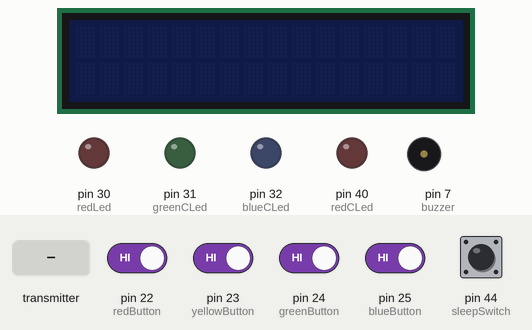
Recording of a sketch running on a simulated Arduino Mega 2560, built with avr-gcc and run on an emulated ATmega2560. Shown: 16×2 character LCD, output pins drawn as LEDs (lit = HIGH), buzzer (waves = sounding). Dashed ring = blinking. The inputs (shaded band) are chosen by the test bench; at power-on: pin 22 (redButton), pin 23 (yellowButton), pin 24 (greenButton), pin 25 (blueButton), pin 44 (sleepSwitch) HIGH. No radio packets arrive unless stated; what the sketch prints to the serial monitor is not drawn.

Above: at 1.7 s.
1.8 s: pin 44 (sleepSwitch) pulled LOW for 0.15 s
3.4 s: pin 44 (sleepSwitch) pulled LOW for 1 s
At 4.2 s:
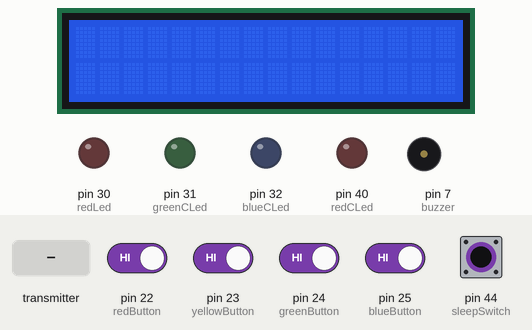
5.9 s: pin 22 (redButton) driven LOW and pin 23 (yellowButton) driven LOW and pin 24 (greenButton) driven LOW and pin 25 (blueButton) driven LOW and pin 44 (sleepSwitch) driven LOW
At 6.35 s:
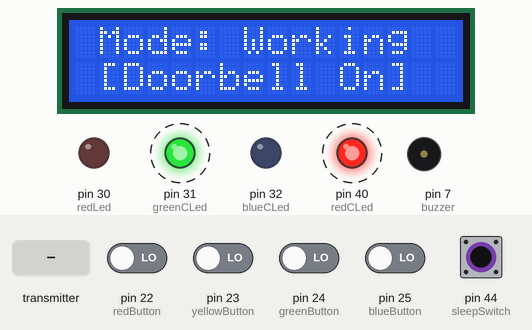
8.1 s: pin 44 (sleepSwitch) driven HIGH
At 8.9 s:
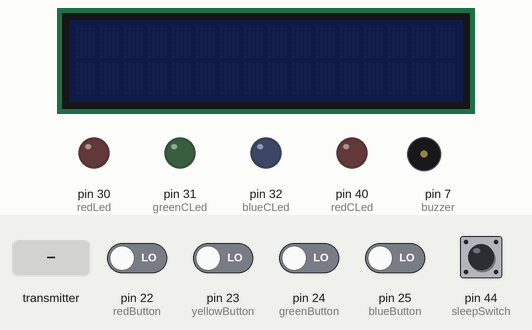
9.6 s: pin 44 (sleepSwitch) driven LOW
At 10.28 s:
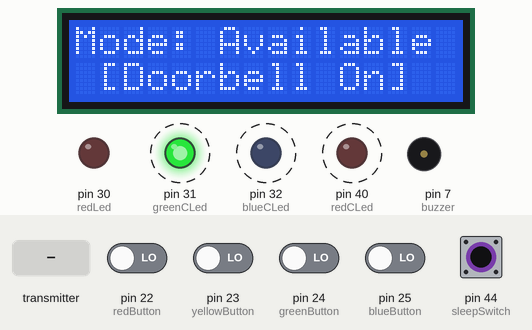
12.6 s: the transmitter starts sending doorbellSetting.0 = 1
At 13.4 s:
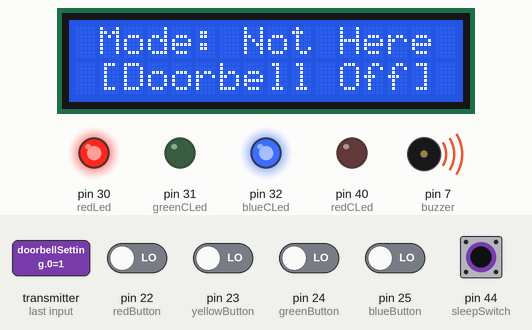
Timing chart, 0 to 16.0 s (numbered marks = the images above; inputs shaded):
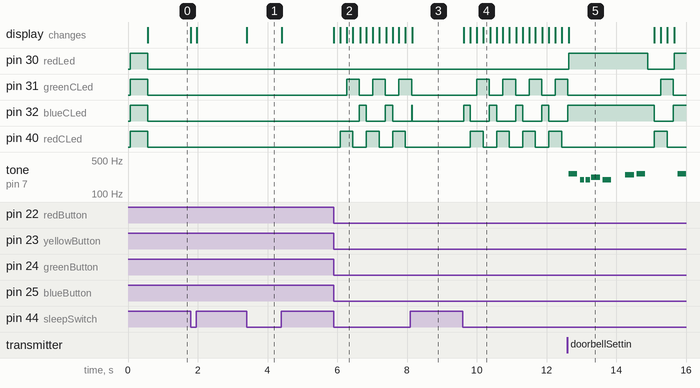

Measured:
- after the input at 3.4 s, the display: changes at once (image 1)
- after the input at 5.9 s, pin 31 (greenCLed): alternates HIGH for 0.37 s and LOW for 0.39 s, starting after 0.37 s; pin 32 (blueCLed): alternates HIGH for 0.20 s and LOW for 0.55 s, starting after 0.73 s
- after the input at 8.1 s, pin 31 (greenCLed): goes on until 8.1 s, then stays LOW; pin 40 (redCLed): stops changing and stays LOW; the display: changes after 0.06 s (image 3)
- after the input at 9.6 s, pin 31 (greenCLed): alternates HIGH for 0.37 s and LOW for 0.39 s, starting after 0.40 s; pin 32 (blueCLed): alternates HIGH for 0.20 s and LOW for 0.55 s, starting at once; pin 40 (redCLed): alternates HIGH for 0.37 s and LOW for 0.39 s, starting after 0.22 s; the display: first changes at once (image 4 shows a later state)
- after the input at 12.6 s, pin 30 (redLed): LOW → HIGH at once, → LOW 2.3 s later, → HIGH 0.75 s later; tone on pin 7 (buzzer): plays 262 Hz for 0.25 s, 196 Hz for 0.13 s, 196 Hz for 0.13 s, 220 Hz for 0.25 s, 196 Hz for 0.25 s, 247 Hz for 0.25 s … (8 notes in this stretch), starting at once

The sketch:

Updated_Remote_Code.ino
```cpp
//REMOTE CODE
/*UPDATES:
    Sleep Mode
    Radio Transceiver Acknowledgements
*/

#include <SPI.h> //2.0 Additions (Libraries)
#include <nRF24L01.h>
#include <RF24.h>

#include <Wire.h> //LCD Screen Libraries
#include <LiquidCrystal_I2C.h>
LiquidCrystal_I2C lcd(0x27, 16, 2); // set the LCD address to 0x27 for a 16 chars and 2 line display

#include "pitches.h"
int melody[] = {NOTE_C4, NOTE_G3, NOTE_G3, NOTE_A3, NOTE_G3, 0, NOTE_B3, NOTE_C4};
int noteDurations[] = {4, 8, 8, 4, 4, 4, 4, 4};

RF24 radio(9, 8);

int availableSetting[2];
bool doorbellSetting[2];
bool commandAcknowledge[2];
const byte address[6] = "ALARM";

int buttonDelay = 150;
int toggleLights = 1;

int redButton = 22;
int yellowButton = 23;
int greenButton = 24;
int blueButton = 25;

int sleepSwitch = 44;

int redLed = 30;

int redCLed = 40;
int greenCLed = 31;
int blueCLed = 32;

int buzzer = 7;

void setup() {
  Serial.begin(9600);
  radio.begin();
  radio.openWritingPipe(address);
  radio.setPALevel(RF24_PA_HIGH); //MIN, LOW, or HIGH
  radio.stopListening();

  lcd.init();  //initialize the lcd
  lcd.backlight();  //open the backlight

  pinMode(redButton, INPUT_PULLUP);
  pinMode(yellowButton, INPUT_PULLUP);
  pinMode(greenButton, INPUT_PULLUP);
  pinMode(blueButton, INPUT_PULLUP);

  pinMode(redLed, OUTPUT);

  pinMode(redCLed, OUTPUT);
  pinMode(greenCLed, OUTPUT);
  pinMode(blueCLed, OUTPUT);

  pinMode(buzzer, OUTPUT);

  pinMode(sleepSwitch, INPUT_PULLUP);

  bootSequence();
}

void loop() {
  if (digitalRead(sleepSwitch) == LOW) { //If sleepSwitch is ON, sleep mode is OFF

    if (toggleLights == 1) {
      lcd.display();
      lcd.backlight();
      updateUI();
      toggleLights = 0;
    }

    radio.openReadingPipe(0, address);
    radio.startListening();

    if (radio.available()) {

      radio.read(&doorbellSetting[0], sizeof(doorbellSetting[0]));

      Serial.println(doorbellSetting[0]);

      if (doorbellSetting[0] == true) {
        digitalWrite(redLed, HIGH);
        playDoorbell();
        digitalWrite(redLed, LOW);
        doorbellSetting[0] == false;
      }
    }

    //Switching to Transmitter Mode:

    if (digitalRead(redButton) == LOW) {
      radio.stopListening();
      availableSetting[0] = 1;
      delay(buttonDelay);
      radio.write(&availableSetting[0], 1);
      updateUI();
    }

    if (digitalRead(yellowButton) == LOW) {
      radio.stopListening();
      availableSetting[0] = 2;
      delay(buttonDelay);
      radio.write(&availableSetting[0], 1);
      updateUI();
    }

    if (digitalRead(greenButton) == LOW) {
      radio.stopListening();
      availableSetting[0] = 3;
      delay(buttonDelay);
      radio.write(&availableSetting[0], 1);
      updateUI();
    }

    if (digitalRead(blueButton) == LOW) {
      radio.stopListening();
      availableSetting[0] = 4;
      delay(buttonDelay);
      radio.write(&availableSetting[0], 1);
      updateUI();
    }

    delay(20);

    //Checking for acknowledgement

    radio.read(&commandAcknowledge[0], sizeof(commandAcknowledge[0]));

    if (commandAcknowledge[0] == true) {
      digitalWrite(redLed, HIGH);
      delay(100);
      digitalWrite(redLed, LOW);
    }
    if (commandAcknowledge[0] == false) {
      Serial.println("NO");
    }
  }

  if (digitalRead(sleepSwitch) == HIGH) { //If sleepSwitch is OFF, sleep mode is ON
    if (toggleLights == 0) {
      lcd.noDisplay();
      lcd.noBacklight();

      digitalWrite(redCLed, LOW);
      digitalWrite(greenCLed, LOW);
      digitalWrite(blueCLed, LOW);

      noTone(buzzer);
      digitalWrite(redLed, LOW);
      toggleLights = 1;
    }
  }
}

void updateUI() {
  if (availableSetting[0] == 1) {
    lcd.setCursor ( 0, 0 );            // go to the top left corner
    lcd.print("Mode: Do Not Dis");
    lcd.setCursor ( 0, 1 );            // go to the 2nd row
    lcd.print(" [Doorbell Off] ");

    digitalWrite(redCLed, HIGH);
    digitalWrite(greenCLed, LOW);
    digitalWrite(blueCLed, LOW);
  }

  if (availableSetting[0] == 2) {
    lcd.setCursor ( 0, 0 );            // go to the top left corner
    lcd.print(" Mode: Working  ");
    lcd.setCursor ( 0, 1 );            // go to the 2nd row
    lcd.print(" [Doorbell On]  ");

    digitalWrite(redCLed, HIGH);
    digitalWrite(greenCLed, HIGH);
    digitalWrite(blueCLed, LOW);
  }

  if (availableSetting[0] == 3) {
    lcd.setCursor ( 0, 0 );            // go to the top left corner
    lcd.print("Mode: Available ");
    lcd.setCursor ( 0, 1 );            // go to the 2nd row
    lcd.print(" [Doorbell On]  ");

    digitalWrite(redCLed, LOW);
    digitalWrite(greenCLed, HIGH);
    digitalWrite(blueCLed, LOW);
  }

  if (availableSetting[0] == 4) {
    lcd.setCursor ( 0, 0 );            // go to the top left corner
    lcd.print(" Mode: Not Here ");
    lcd.setCursor ( 0, 1 );            // go to the 2nd row
    lcd.print(" [Doorbell Off] ");

    digitalWrite(redCLed, LOW);
    digitalWrite(greenCLed, LOW);
    digitalWrite(blueCLed, HIGH);
  }
}

void playDoorbell() {
  for (int thisNote = 0; thisNote < 8; thisNote++) {

    // to calculate the note duration, take one second divided by the note type.

    //e.g. quarter note = 1000 / 4, eighth note = 1000/8, etc.

    int noteDuration = 1000 / noteDurations[thisNote];

    tone(buzzer, melody[thisNote], noteDuration);

    // to distinguish the notes, set a minimum time between them.

    // the note's duration + 30% seems to work well:

    int pauseBetweenNotes = noteDuration * 1.30;

    delay(pauseBetweenNotes);

    // stop the tone playing:

    noTone(buzzer);
  }
}

void bootSequence() {
  digitalWrite(redLed, HIGH);
  digitalWrite(redCLed, HIGH);
  digitalWrite(greenCLed, HIGH);
  digitalWrite(blueCLed, HIGH);

  delay(500);

  digitalWrite(redLed, LOW);
  digitalWrite(redCLed, LOW);
  digitalWrite(greenCLed, LOW);
  digitalWrite(blueCLed, LOW);

  lcd.noDisplay();
  lcd.noBacklight();
}
```
